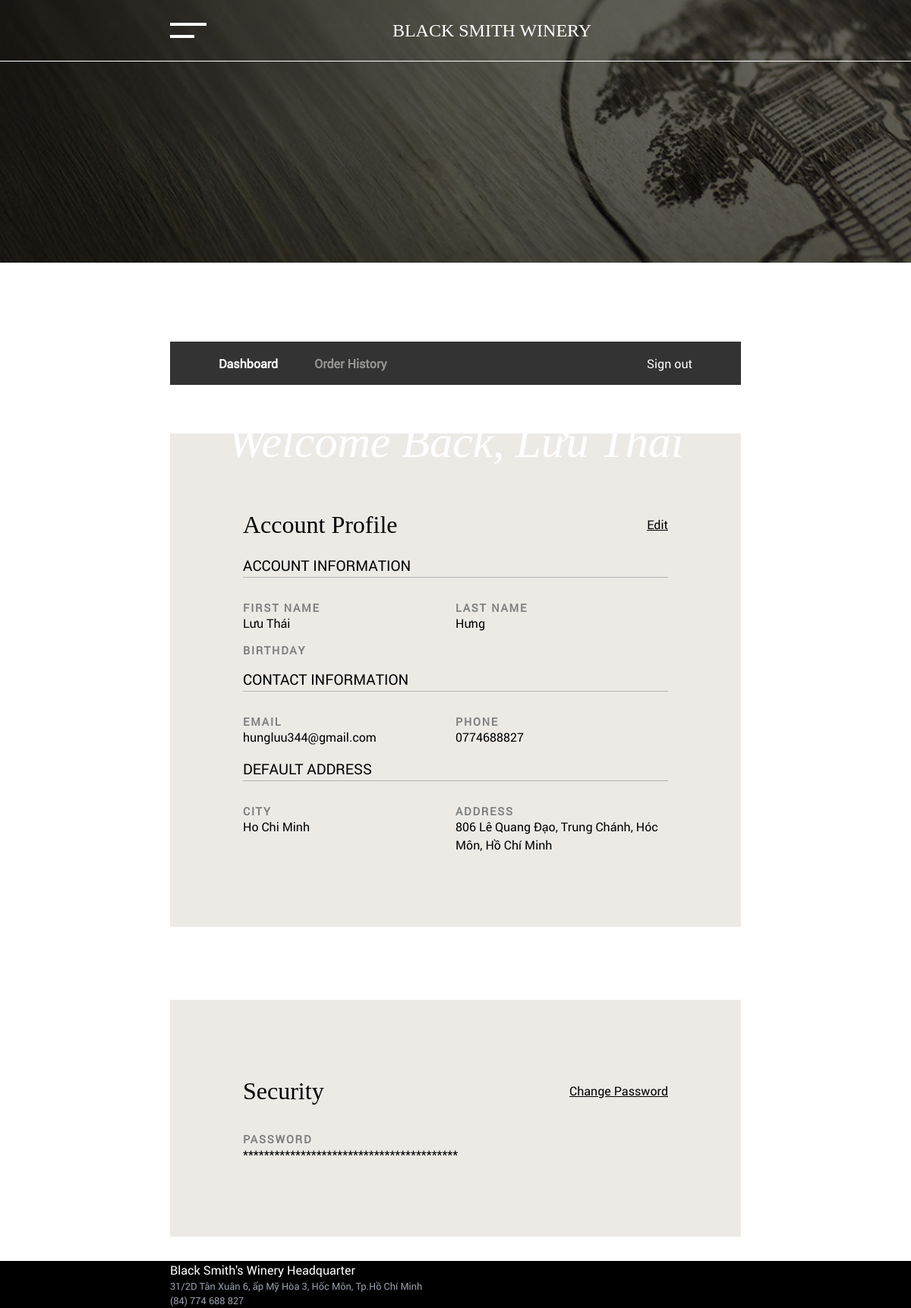
/account/dashboard (signed in), run on the app's committed database.
### account/models/custom_user.py (models this page shows)
class CustomUser(AbstractBaseUser, PermissionsMixin):
    email = models.EmailField(unique=True)
    first_name = models.CharField(max_length=100, blank=True)
    last_name = models.CharField(max_length=100, blank=True)
    phone = models.CharField(max_length=15)
    address = models.TextField()
    city = models.CharField(max_length=50)
    is_active = models.BooleanField(default=True)
    is_staff = models.BooleanField(default=False)
    USERNAME_FIELD = "email"
    REQUIRED_FIELDS = ["full_name"]
    objects = CustomUserManager()

### account/views.py (the view)
# urls.py: path("dashboard", views.dashboard, name="account/dashboard"),
def dashboard(request):
    user = request.user
    if user.is_authenticated:
        context = {
            "first_name": user.first_name,
            "last_name": user.last_name,
            "email": user.email,
            "password": user.password,
            "hidden_password": "*" * len(user.password),
            "phone": user.phone,
            "city": user.city,
            "address": user.address,
        }
        return render(request, "account/dashboard.html", context)
    return redirect("account/login")

### account/templates/account/dashboard.html (shortened to what this page needs)
{% extends "_DashboardLayout.html" %}
{% load static %}
{% block content %}
<div class="modules--0 mt-0 mb-0 w-full h-[calc(17vw)]">
  <div class="top-[calc(-12.1rem)] h-[calc(45vw)] left-0 w-full overflow-hidden absolute">
    <div class="slide--0 inactive top-0 left-0 w-full h-full z-0 absolute">
      <div class="w-full h-full">
        <picture class="w-full h-full object-cover">
          <img class="w-full h-full object-cover" src="{% static "/images/banners/account_banner.jpg" %}" />
        </picture>
      </div>
    </div>
  </div>
  <div class="top-[25%] left-[25%] mr-auto ml-auto absolute visible">
    <h1 class="font-[GTSuperDisplay] text-white text-[5vw]">
    </h1>
    <h1 class="font-[GTSuperDisplay] text-white text-[5vw] pt-[1rem] italic font-thin">
        Welcome Back, {{ first_name }}
    </h1>
  </div>
</div>
<div class="modules--1 bg-white">
  <div class="z-[999] text-white">
    <div class="flex bg-[#333333] h-[4.8vw] z-[5] relative -mt-[2.4vw] items-center justify-between px-[4rem]">
      <div class="flex items-center justify-center">
        <div class="h-full flex items-center mr-[4vw]">
          <a class="font-bold text-[1rem]" href="{% url 'account/dashboard' %}">Dashboard</a>
        </div>
        <div class="h-full flex items-center mr-[4vw]">
          <a class="font-bold text-[1rem] text-[#FAF8F5] opacity-50" href="{% url 'account/order-history' %}">Order History</a>
        </div>
      </div>
      <div>
        <a class="text-[1rem]" href="{% url 'account/logout' %}">Sign out</a>
      </div>
    </div>
  </div>
</div>
<div class="modules--2 bg-white mt-[4rem]">
  <div class="w-full bg-[#EDEAE6]">
    <div class="h-full w-full p-[6rem] ">
      <div class="flex justify-between items-center">
        <h1 class="font-[GTSuperDisplay] text-[2rem]">
          Account Profile
        </h1>
        <a class ="underline" href="">Edit</a>
      </div>
      <h1 class="pt-[1rem] text-[1.2rem] uppercase border-b-[1px] border-b-[#b2b2b2]">
        Account Information
      </h1>
      <div class="pt-[2rem]">
        <div class="flex flex-wrap">
          <div class="inline-flex w-[50%] flex-col">
            <p class="eyebrow text-[1rem] uppercase">First Name</p>
            <p class="text-[1rem]">{{ first_name }}</p>
          </div>
          <div class="inline-flex w-[50%] flex-col">
            <p class="eyebrow text-[1rem] uppercase">Last Name</p>
            <p class="text-[1rem]">{{ last_name }}</p>
          </div>
          <div class="inline-flex w-[50%] flex-col pt-[1rem]">
            <p class="eyebrow text-[1rem] uppercase">Birthday</p>
          </div>
        </div>
      </div>
      <h1 class="pt-[1rem] text-[1.2rem] uppercase border-b-[1px] border-b-[#b2b2b2]">
        Contact Information
      </h1>
      <div class="pt-[2rem]">
        <div class="flex flex-wrap">
          <div class="inline-flex w-[50%] flex-col">
            <p class="eyebrow text-[1rem] uppercase">Email</p>
            <p class="text-[1rem]">{{ email }}</p>
          </div>
          <div class="inline-flex w-[50%] flex-col">
            <p class="eyebrow text-[1rem] uppercase">Phone</p>
            <p class="text-[1rem]">{{ phone|default_if_none:'NONE' }}</p>
          </div>
        </div>
      </div>
      <h1 class="pt-[1rem] text-[1.2rem] uppercase border-b-[1px] border-b-[#b2b2b2]">
        Default Address
      </h1>
      <div class="pt-[2rem]">
        <div class="flex flex-wrap">
          <div class="inline-flex w-[50%] flex-col">
            <p class="eyebrow text-[1rem] uppercase">City</p>
            <p class="text-[1rem]">{{ city }}</p>
          </div>
          <div class="inline-flex w-[50%] flex-col">
            <p class="eyebrow text-[1rem] uppercase">Address</p>
            <p class="text-[1rem]">{{ address }}</p>
          </div>
        </div>
      </div>
    </div>
  </div>
</div>
<div class="modules--2 bg-white pt-[4rem] mb-[2rem]">
  <div class="w-full bg-[#EDEAE6]">
    <div class="w-full mt-[2rem]">
      <div class="h-full w-full p-[6rem] bg-[#EDEAE6]">
        <div class="flex justify-between items-center">
          <h1 class="font-[GTSuperDisplay] text-[2rem]">
            Security
          </h1>
          <a class="underline" href="">Change Password</a>
        </div>
        <div class="pt-[2rem]">
          <div>
            <p class="eyebrow text-[1rem] uppercase">Password</p>
            <p class="text-[1rem] uppercase">{{ hidden_password }}</p>
          </div>
        </div>
      </div>
    </div>
  </div>
</div>
{% endblock content %}

### data on the page
CustomUser: first_name "Lưu Thái", last_name "Hưng", email "hungluu344@gmail.com", phone "0774688827", city "Ho Chi Minh", address "806 Lê Quang Đạo, Trung Chánh, Hóc Môn, Hồ Chí Minh"

### other printed values
{{ hidden_password }} "*****************************************"
